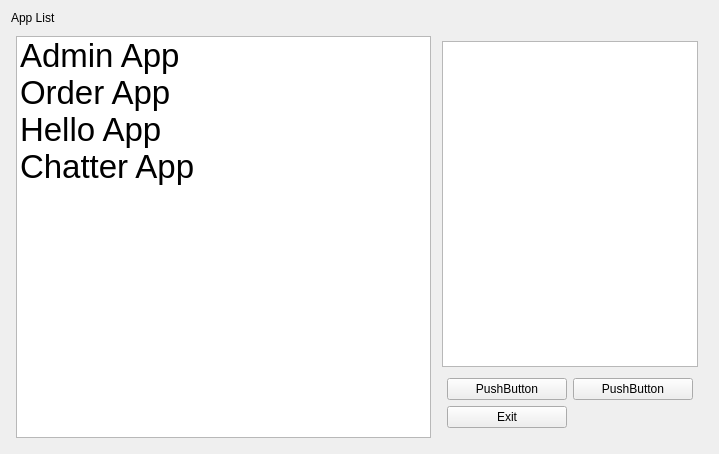
<?xml version="1.0" encoding="UTF-8"?>
<ui version="4.0">
 <class>Remocon</class>
 <widget class="QWidget" name="Remocon">
  <property name="geometry">
   <rect>
    <x>0</x>
    <y>0</y>
    <width>719</width>
    <height>454</height>
   </rect>
  </property>
  <property name="windowTitle">
   <string>App List</string>
  </property>
  <layout class="QVBoxLayout" name="verticalLayout">
   <item>
    <widget class="QLabel" name="label">
     <property name="text">
      <string>App List</string>
     </property>
    </widget>
   </item>
   <item>
    <layout class="QHBoxLayout" name="horizontalLayout_2">
     <property name="margin">
      <number>5</number>
     </property>
     <item>
      <widget class="QListWidget" name="listWidget">
       <property name="sizePolicy">
        <sizepolicy hsizetype="Preferred" vsizetype="Expanding">
         <horstretch>50</horstretch>
         <verstretch>0</verstretch>
        </sizepolicy>
       </property>
       <property name="movement">
        <enum>QListView::Static</enum>
       </property>
       <property name="viewMode">
        <enum>QListView::ListMode</enum>
       </property>
       <item>
        <property name="text">
         <string>Admin App</string>
        </property>
        <property name="toolTip">
         <string>111111111</string>
        </property>
        <property name="font">
         <font>
          <pointsize>25</pointsize>
         </font>
        </property>
       </item>
       <item>
        <property name="text">
         <string>Order App</string>
        </property>
        <property name="toolTip">
         <string>22222222222</string>
        </property>
        <property name="font">
         <font>
          <pointsize>25</pointsize>
         </font>
        </property>
       </item>
       <item>
        <property name="text">
         <string>Hello App</string>
        </property>
        <property name="toolTip">
         <string>333333333</string>
        </property>
        <property name="font">
         <font>
          <pointsize>25</pointsize>
         </font>
        </property>
       </item>
       <item>
        <property name="text">
         <string>Chatter App</string>
        </property>
        <property name="toolTip">
         <string extracomment="searching....">searching....</string>
        </property>
        <property name="font">
         <font>
          <pointsize>25</pointsize>
         </font>
        </property>
       </item>
      </widget>
     </item>
     <item>
      <layout class="QVBoxLayout" name="verticalLayout_2">
       <property name="margin">
        <number>5</number>
       </property>
       <item>
        <widget class="QPlainTextEdit" name="plainTextEdit"/>
       </item>
       <item>
        <layout class="QGridLayout" name="gridLayout">
         <property name="margin">
          <number>5</number>
         </property>
         <item row="0" column="1">
          <widget class="QPushButton" name="pushButton_2">
           <property name="text">
            <string>PushButton</string>
           </property>
          </widget>
         </item>
         <item row="0" column="0">
          <widget class="QPushButton" name="pushButton">
           <property name="text">
            <string>PushButton</string>
           </property>
          </widget>
         </item>
         <item row="1" column="0">
          <widget class="QPushButton" name="exit_button">
           <property name="text">
            <string>Exit</string>
           </property>
          </widget>
         </item>
        </layout>
       </item>
      </layout>
     </item>
    </layout>
   </item>
  </layout>
 </widget>
 <layoutdefault spacing="6" margin="11"/>
 <resources/>
 <connections/>
</ui>
